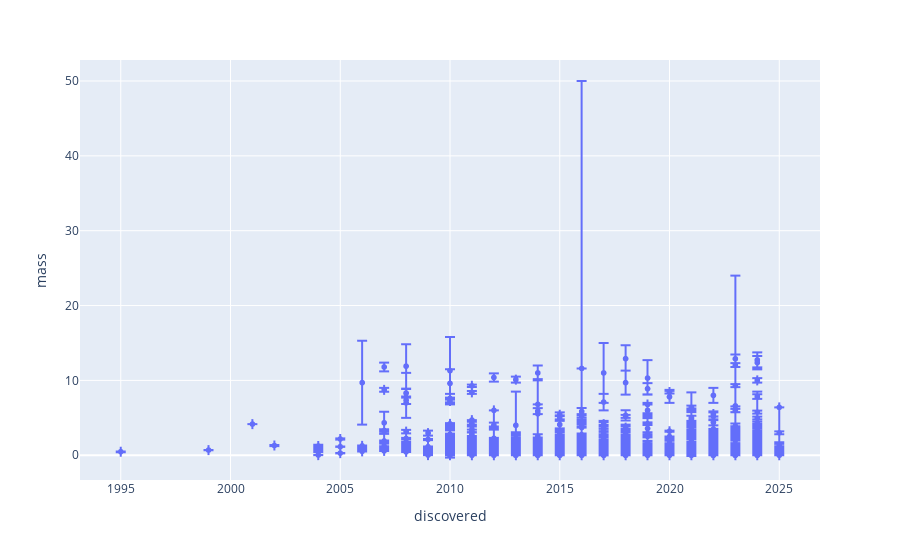

Notebook cell for this chart:
### Code cell
# show the error range over time for planet mass with candles
px.scatter(filtered_df, x="discovered", y="mass", error_y="mass_error_max", error_y_minus="mass_error_min")
        #    title="Exoplanet Mass Over Time with Error Range",
        #    labels={"discovered": "Year Discovered", "mass": "Mass (Jupiter Masses)",
        #            "mass_error_max": "Max Error", "mass_error_min": "Min Error"},
        #    trendline="ols",
        #    trendline_color_override="red",
        #    width=800, height=600)

### Figure 1 — Plotly figure (JSON) as saved in the notebook; plotly's stock layout.template omitted (floating-point values rounded to 4 significant figures; data arrays with more than 128 entries replaced by an {"elided": "..."} marker saying what was removed)
{"data": [{"error_y": {"array": {"elided": "1500 float values"}, "arrayminus": {"elided": "1500 float values"}}, "hovertemplate": "discovered=%{x}<br>mass=%{y}<extra></extra>", "legendgroup": "", "marker": {"color": "#636efa", "symbol": "circle"}, "mode": "markers", "name": "", "showlegend": false, "type": "scattergl", "x": {"elided": "1500 int values"}, "xaxis": "x", "y": {"elided": "1500 float values"}, "yaxis": "y"}], "layout": {"legend": {"tracegroupgap": 0}, "margin": {"t": 60}, "xaxis": {"anchor": "y", "domain": [0, 1], "title": {"text": "discovered"}}, "yaxis": {"anchor": "x", "domain": [0, 1], "title": {"text": "mass"}}}}
